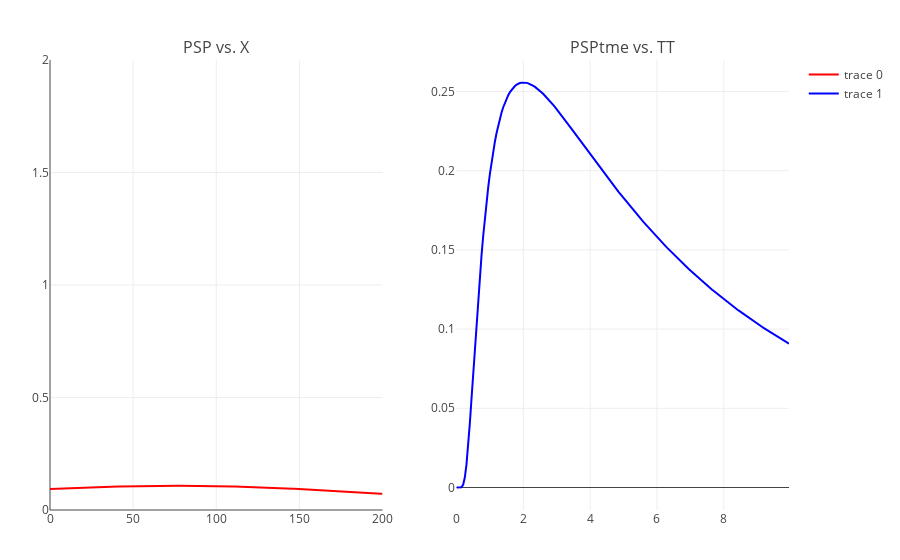

The notebook cell this image was saved under:
### Code cell
Dendrite()

### Figure 1 — Plotly figure (JSON) as saved in the notebook; plotly's stock layout.template omitted (floating-point values rounded to 4 significant figures; data arrays with more than 128 entries replaced by an {"elided": "..."} marker saying what was removed)
{"data": [{"mode": "lines", "line": {"color": "red"}, "xaxis": "x1", "y": {"elided": "201 float values"}, "type": "scatter", "yaxis": "y1", "x": {"elided": "201 int values"}}, {"mode": "lines", "line": {"color": "blue"}, "xaxis": "x2", "y": {"elided": "200 float values"}, "type": "scatter", "yaxis": "y2", "x": {"elided": "200 float values"}}], "layout": {"xaxis1": {"range": [0, 200], "domain": [0.0, 0.45], "anchor": "y1"}, "yaxis1": {"range": [0.0, 2.0], "domain": [0.0, 1.0], "anchor": "x1"}, "xaxis2": {"domain": [0.55, 1.0], "anchor": "y2"}, "annotations": [{"yanchor": "bottom", "xanchor": "center", "y": 1.0, "font": {"size": 16}, "showarrow": false, "yref": "paper", "text": "PSP vs. X", "xref": "paper", "x": 0.225}, {"yanchor": "bottom", "xanchor": "center", "y": 1.0, "font": {"size": 16}, "showarrow": false, "yref": "paper", "text": "PSPtme vs. TT", "xref": "paper", "x": 0.775}], "margin": {"l": 50, "b": 50, "r": 50, "t": 60}, "yaxis2": {"domain": [0.0, 1.0], "anchor": "x2"}}}
